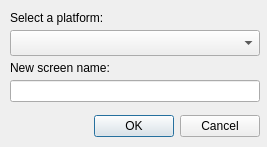
<?xml version="1.0" encoding="UTF-8"?>
<ui version="4.0">
 <class>CreateScreenDlg</class>
 <widget class="QDialog" name="CreateScreenDlg">
  <property name="geometry">
   <rect>
    <x>0</x>
    <y>0</y>
    <width>267</width>
    <height>147</height>
   </rect>
  </property>
  <property name="windowTitle">
   <string>Dialog</string>
  </property>
  <widget class="QDialogButtonBox" name="buttonBox">
   <property name="geometry">
    <rect>
     <x>10</x>
     <y>110</y>
     <width>250</width>
     <height>32</height>
    </rect>
   </property>
   <property name="orientation">
    <enum>Qt::Horizontal</enum>
   </property>
   <property name="standardButtons">
    <set>QDialogButtonBox::Cancel|QDialogButtonBox::Ok</set>
   </property>
  </widget>
  <widget class="QComboBox" name="platformsCombo">
   <property name="geometry">
    <rect>
     <x>10</x>
     <y>30</y>
     <width>250</width>
     <height>26</height>
    </rect>
   </property>
  </widget>
  <widget class="QLineEdit" name="lineEdit">
   <property name="geometry">
    <rect>
     <x>10</x>
     <y>80</y>
     <width>250</width>
     <height>22</height>
    </rect>
   </property>
  </widget>
  <widget class="QLabel" name="label">
   <property name="geometry">
    <rect>
     <x>10</x>
     <y>10</y>
     <width>141</width>
     <height>16</height>
    </rect>
   </property>
   <property name="text">
    <string>Select a platform:</string>
   </property>
  </widget>
  <widget class="QLabel" name="label_2">
   <property name="geometry">
    <rect>
     <x>10</x>
     <y>60</y>
     <width>121</width>
     <height>16</height>
    </rect>
   </property>
   <property name="text">
    <string>New screen name:</string>
   </property>
  </widget>
 </widget>
 <resources/>
 <connections>
  <connection>
   <sender>buttonBox</sender>
   <signal>accepted()</signal>
   <receiver>CreateScreenDlg</receiver>
   <slot>accept()</slot>
   <hints>
    <hint type="sourcelabel">
     <x>248</x>
     <y>254</y>
    </hint>
    <hint type="destinationlabel">
     <x>157</x>
     <y>274</y>
    </hint>
   </hints>
  </connection>
  <connection>
   <sender>buttonBox</sender>
   <signal>rejected()</signal>
   <receiver>CreateScreenDlg</receiver>
   <slot>reject()</slot>
   <hints>
    <hint type="sourcelabel">
     <x>316</x>
     <y>260</y>
    </hint>
    <hint type="destinationlabel">
     <x>286</x>
     <y>274</y>
    </hint>
   </hints>
  </connection>
 </connections>
</ui>
